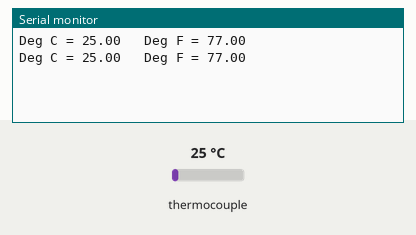
Simulated run of this sketch. Board: Arduino Uno, built with avr-gcc and run on an emulated ATmega328P. Parts: the last lines printed to the serial monitor. The inputs (shaded band) are chosen by the test bench; at power-on: thermocouple 25 °C.

Above: at 1.7 s.
1.8 s: thermocouple set to 6 °C
At 3.1 s:
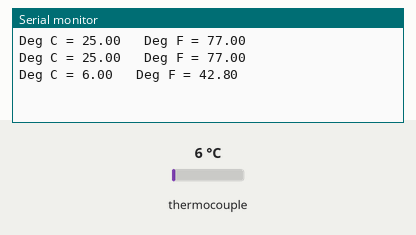
3.3 s: thermocouple set to 75 °C
At 4.3 s:
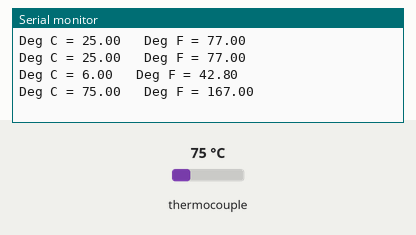
Timing chart, 0 to 6.3 s (numbered marks = the images above; inputs shaded):
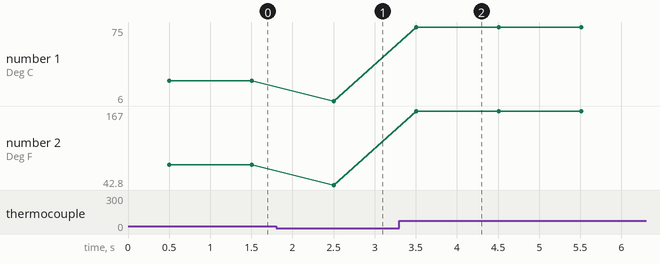

Measured:
- after the input at 1.8 s, the serial monitor: prints a new line after 0.70 s (image 1)
- after the input at 3.3 s, the serial monitor: prints a new line after 0.21 s (image 2)
- plotted number 1: 25 → 6 after the input at 1.8 s, 6 → 75 after the input at 3.3 s
- plotted number 2: 77 → 42.8 after the input at 1.8 s, 42.8 → 167 after the input at 3.3 s

The sketch:

max6675.ino
```cpp
// Sample Arduino MAX6675 Arduino Sketch

#include "max6675.h"

int ktcSO = 8;
int ktcCS = 9;
int ktcCLK = 10;

MAX6675 ktc(ktcCLK, ktcCS, ktcSO);


void setup() {
  Serial.begin(115200);
  // Bekapcsoás után kicsit várunk, hogy a MAX6675 beálljon-give the MAX a little time to settle
  delay(500);
}

void loop() {
  //Celsius és Fahrenheit adatokat külön függvénnyel olvasunk - there are separate funcions for Celsius or Fahrenheit readout

   Serial.print("Deg C = ");
   Serial.print(ktc.readCelsius());
   Serial.print("\t Deg F = ");
   Serial.println(ktc.readFahrenheit());

   delay(1000);
}
```
